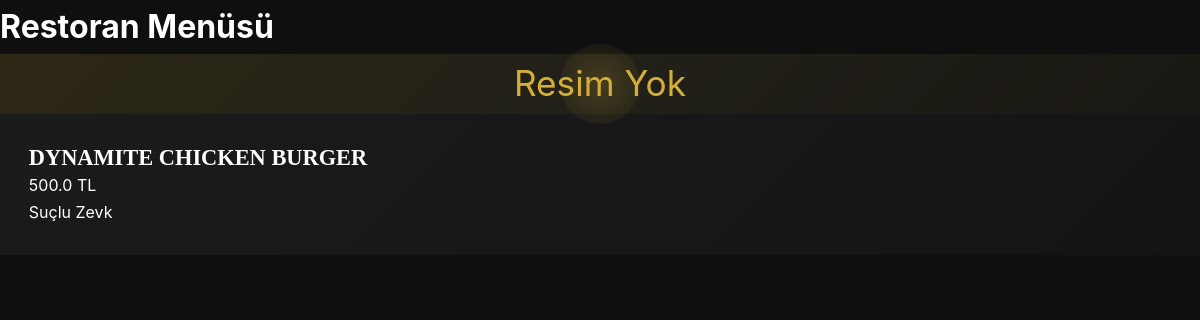
Before: /menu with the older database file.
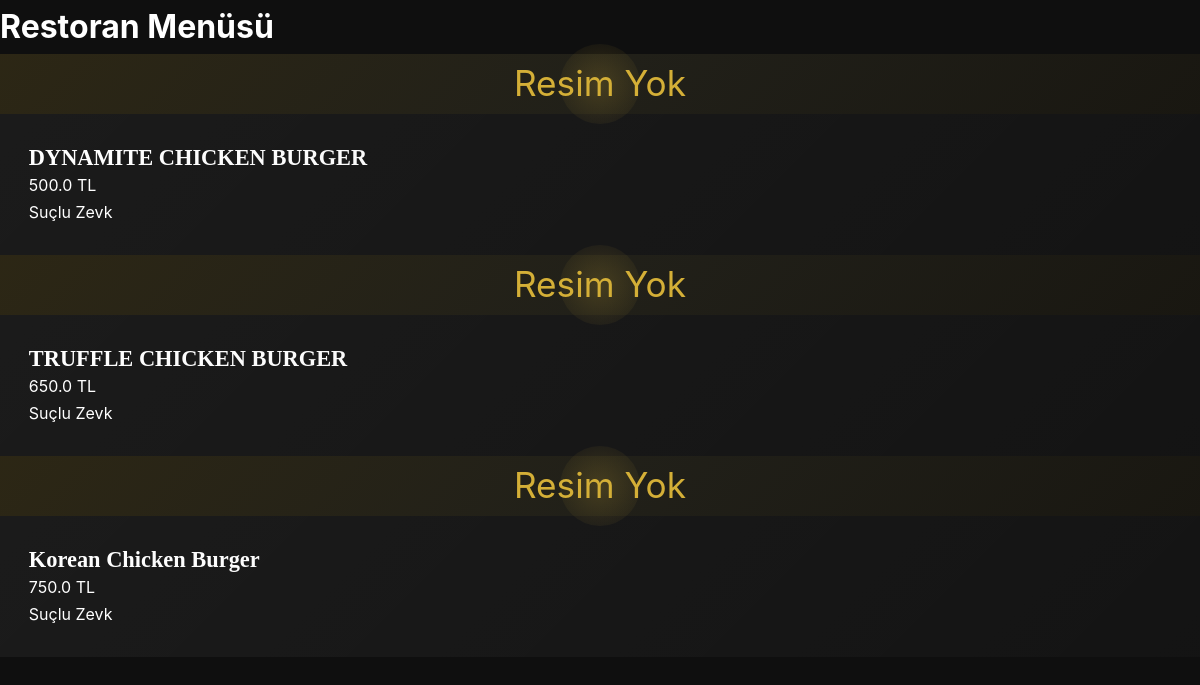
After: the same page with the newer database file.
### tables this page shows
CREATE TABLE menu_items (
            id INTEGER PRIMARY KEY AUTOINCREMENT,
            isim TEXT NOT NULL,
            aciklama TEXT,
            fiyat REAL NOT NULL,
            kategori TEXT,
            resim TEXT
        );

### app.py (the view)
@app.route("/menu")
def menu():
    menuler = get_menu_items()
    return render_template("menu.html", menuler=menuler)

### app.py (called while the page is built)
def get_db_connection():
    conn = sqlite3.connect('menu.db')
    conn.row_factory = sqlite3.Row
    return conn

def get_menu_items():
    conn = get_db_connection()
    cursor = conn.cursor()
    cursor.execute("SELECT id, isim, aciklama, fiyat, kategori, resim FROM menu_items")
    rows = cursor.fetchall()
    conn.close()
    menu_list = []
    for row in rows:
        menu_list.append({
            'id': row[0],
            'isim': row[1],
            'aciklama': row[2],
            'fiyat': row[3],
            'kategori': row[4],
            'resim': row[5]
        })
    return menu_list

### templates/menu.html (shortened to what this page needs)
<!DOCTYPE html>
<html lang="tr">
<head>
  <link rel="stylesheet" href="{{ url_for('static', filename='style.css') }}">
</head>
<body>
  <h1>Restoran Menüsü</h1>
  <div class="menu">
    {% for urun in menuler %}
      <div class="dish">
        {% if urun.resim and urun.resim.data %}
          {% for image in urun.resim.data %}
            <img src="{{ url_for('static', filename=image.attributes.name) }}"
                 alt="{{ urun.isim }}"
                 class="dish-image">
          {% endfor %}
        {% else %}
          <div class="no-image">Resim Yok</div>
        {% endif %}
        <div class="dish-content">
          <div class="dish-name">{{ urun.isim }}</div>
          <div class="price">{{ urun.fiyat }} TL</div>
          <div class="category">{{ urun.kategori }}</div>
        </div>
      </div>
    {% endfor %}
  </div>
</body>
</html>

Changed rows visible on the page:
added menu_items: shows "Resim Yok", isim "TRUFFLE CHICKEN BURGER", fiyat "650.0", kategori "Suçlu Zevk"
added menu_items: shows "Resim Yok", isim "Korean Chicken Burger", fiyat "750.0", kategori "Suçlu Zevk"
